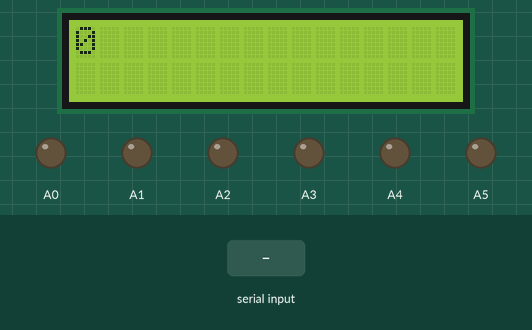
The sketch below on a simulated Arduino Uno, built with avr-gcc and run on an emulated ATmega328P. Parts: 16×2 character LCD, output pins drawn as LEDs (lit = HIGH). The test bench sets the inputs (shaded band). Pins used as bus, display or sensor lines are not drawn; what the sketch prints to the serial monitor is not drawn.

Above: at 0.1 s.
At 1.6 s:
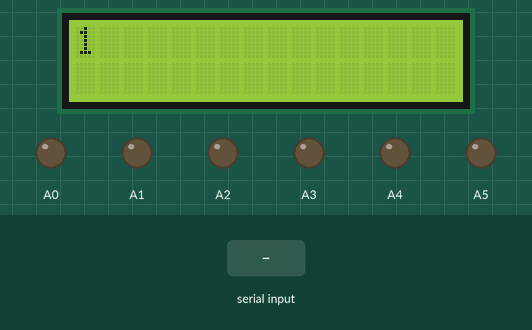
1.7 s: "90,45\n" received over Serial
At 2.5 s:
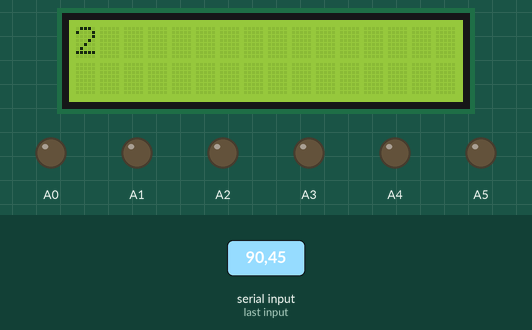
3.5 s: "30,150\n" received over Serial
5.5 s: "5\n" received over Serial
Timing chart, 0 to 8.5 s (numbered marks = the images above; inputs shaded):
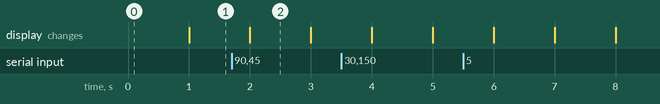

The sketch:

TogglePinsBySerialCommunicationWithLCDShield.ino
```cpp
#include <LiquidCrystal.h>
LiquidCrystal lcd(8, 9, 4, 5, 6, 7);

char inData[20]; // Allocate some space for the string
char inChar = 1; // Where to store the character read
byte index = 0; // Index into array; where to store the character
byte pinToToggle;

void setup() {

pinMode(A0, OUTPUT);
digitalWrite(A0, LOW);

pinMode(A1, OUTPUT);
digitalWrite(A1, LOW);

pinMode(A2, OUTPUT);
digitalWrite(A2, LOW);

pinMode(A3, OUTPUT);
digitalWrite(A3, LOW);

pinMode(A4, OUTPUT);
digitalWrite(A4, LOW);

pinMode(A5, OUTPUT);
digitalWrite(A5, LOW);

Serial.begin(9600);
lcd.begin(16, 2);
lcd.setCursor(0,0);
}

void loop()
{
  lcd.print(millis() / 1000);
  lcd.setCursor(0,0);
  static boolean needPrompt = true;
  char* userInput;

  if (needPrompt)
  {
    Serial.print("Please enter inputs and press enter at the end:\n");
    needPrompt=false;
  }

  userInput = serialString();
  if (userInput!=NULL)
  {
    Serial.print("You entered: ");
    Serial.println(userInput);
    pinToToggle = strtol(userInput, NULL, 0);
    pinMode(pinToToggle, OUTPUT);
    digitalWrite(pinToToggle, !digitalRead(pinToToggle));
    Serial.print("Pin ");
    Serial.print(pinToToggle);
    Serial.print(" is ");
    Serial.println(digitalRead(pinToToggle));
    needPrompt=true;
  }
}

char* serialString()
{
  static char str[21]; // For strings of max length=20

  if (!Serial.available())
  {
    return NULL;
  }

  delay(64); // wait for all characters to arrive
  memset(str,0,sizeof(str)); // clear str
  byte count=0;

  while (Serial.available())
  {
    char c=Serial.read();
    if (c>=32 && count<sizeof(str)-1)
    {
      str[count]=c;
      count++;
    }
  }

  str[count]='\0'; // make it a zero terminated string
  return str;
}
```

Measured:
- what the display in image 2 shows lasts 1.0 s, from 2.0 s to 3.0 s
